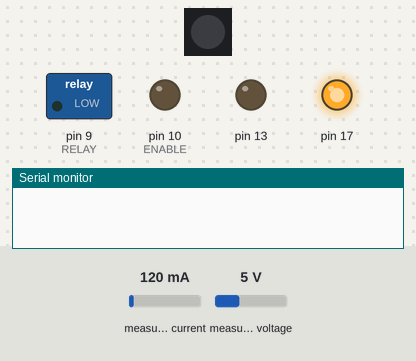
Bench run of a sketch on a simulated Arduino Leonardo, built with avr-gcc and run on an emulated ATmega32U4. Parts: 1 RGB LEDs in strip order, left to right, switched loads named in the sketch (green lamp = pin HIGH), output pins drawn as LEDs (lit = HIGH), the last lines printed to the serial monitor. Inputs (shaded band) come from the test bench; at power-on: measured current 120 mA, measured voltage 5 V. Pins used as bus, display or sensor lines are not drawn.

Above: at 0.1 s.
At 2.1 s:
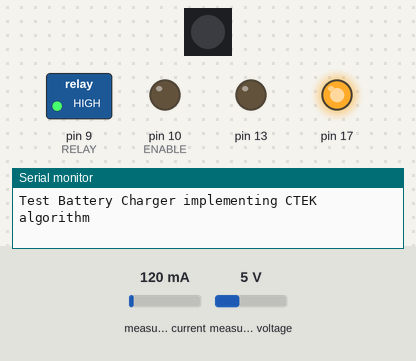
At 12.1 s:
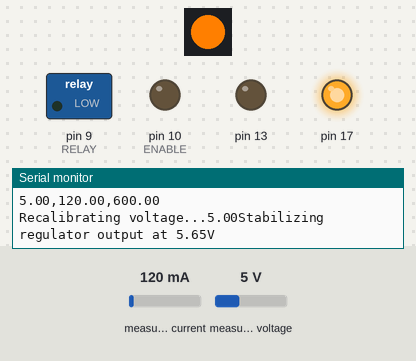
Timing chart, 0 to 40.0 s (numbered marks = the images above):
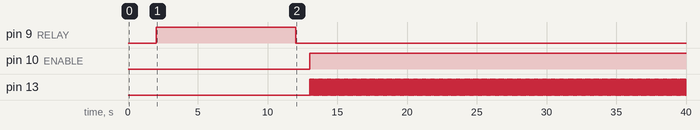

Measured:
- by itself, pin 9 (RELAY): HIGH → LOW at 12.0 s
- by itself, pin 10 (ENABLE): LOW → HIGH at 13.0 s

The sketch:

ConstantCurrent.ino
```cpp
/***************************************************************************
* Implementation of the CTEK charging algorithm
* with modifications and tweakables
*
* - Victor Liu 2023
* based on INA226_WE example sketch
***************************************************************************/

/**********************************************
 * Configuration settings
 *********************************************/
// Voltage stabilization settings
#define NOLOAD_HYST 0.05 // V, on each side
#define NOLOAD_UPD_INTERVAL 50 // ms
#define NOLOAD_DISCH_DELAY 1000

// Battery charge stage voltages
#define SOFT_V 12.6
#define BULK_V 15.0
#define FLOAT_V 13.6

// Charge stage end thresholds
#define BATDET_VTHR 100 // battery detect: analogRead unitss
#define NEXTSTAGE_ITHR 100 // not used
#define BULKEND_ITHR 500 // end bulk
#define ABSPEND_ITHR 300 // above the trickle current for a dead-ish battery
#define SOFTEND_VTHR 12.50

// Analyze stage parameters
#define ANALYZE_DELAY 180 // seconds
#define ANALYZE_VTHR 12.00 // volts

// Count of threshold successes to go to next stage
#define NEXTSTAGE_COUNTTHR 20

#define STATUS_PERIOD 3000 // Period with which to show the charger status

/**********************************************
 * End of configuration settings
 *********************************************/

#include <Wire.h>
#include <SPI.h>
#include <INA226_WE.h>
#include <Adafruit_NeoPixel.h>

#define PIXEL_PIN 8
Adafruit_NeoPixel pixels(1, PIXEL_PIN, NEO_GRB+NEO_KHZ800);

#define RELAY 9
#define DIGI_CS 4
#define ENABLE 10
#define BAT_DET A2
#define UPDATE_PERIOD 1000
#define N_SAMPLES 10

#define I2C_ADDRESS 0x40

/* There are several ways to create your INA226 object:
 * INA226_WE ina226 = INA226_WE(); -> uses I2C Address = 0x40 / Wire
 * INA226_WE ina226 = INA226_WE(I2C_ADDRESS);
 * INA226_WE ina226 = INA226_WE(&Wire); -> uses I2C_ADDRESS = 0x40, pass any Wire Object
 * INA226_WE ina226 = INA226_WE(&Wire, I2C_ADDRESS);
 */
INA226_WE ina226 = INA226_WE(I2C_ADDRESS);

void waitForINAClear() {
  for (int i = 0; i < 5; i++) {
    ina226.readAndClearFlags();
  }
}

byte setDigipot(byte pos)
{
    digitalWrite(DIGI_CS, LOW );
    SPI.transfer(0x00);          // The command for wiper set position
    SPI.transfer(pos);       // The write command expects a second byte which is the value for the wiper
    digitalWrite(DIGI_CS, HIGH);

    return getDigipot();
}

byte incDigipot()
{
    digitalWrite(DIGI_CS, LOW );
    SPI.transfer(0x04);          // The command for wiper up (00000100 = 0x04)
    digitalWrite(DIGI_CS, HIGH);

    return getDigipot();
}

byte decDigipot()
{
    digitalWrite(DIGI_CS, LOW );
    SPI.transfer(0x08);          // The command for wiper up (00001000 = 0x08)
    digitalWrite(DIGI_CS, HIGH);

    return getDigipot();
}

byte getDigipot()
{
    int res = 0;
    digitalWrite(DIGI_CS, LOW );
    res = SPI.transfer16(0x0C00);   // The command for requesting the wiper position. The second byte sent has no useful info but it request 2 bytes sent and responds with 2 bytes
    digitalWrite(DIGI_CS, HIGH);

    return res & 0xff;       // The wiper position is in the low order byte so & with 0xff to remove the extra info.
}
long long lastUpd;
long long lastMillis;
long long timeElapsed;
enum Stage {
  NoBatt,
  SoftStart,
  Bulk,
  Absorption,
  Analyze,
  Float,
  Error,
  Done
};
Stage currentState;

enum ErrorType {
  UnknownErr,
  TimeoutErr,
  BatteryErr
};

void statusColor(int r, int g, int b) {
  pixels.setPixelColor(0, pixels.Color(r, g, b));
  pixels.show();
}

#define showStatus statusColor

void setup() {
  Serial1.begin(57600);
  Serial.begin(9600);
  while(!Serial && !(analogRead(BAT_DET) > 100)); // wait until serial comes up on Arduino Leonardo or MKR WiFi 1010
  pixels.begin();
  pixels.clear();

  SPI.begin();
  pinMode(DIGI_CS, OUTPUT);
  pinMode(13, OUTPUT);
  Wire.begin();
  ina226.init();

  /* Set Number of measurements for shunt and bus voltage which shall be averaged
  * Mode *     * Number of samples *
  AVERAGE_1            1 (default)
  AVERAGE_4            4
  AVERAGE_16          16
  AVERAGE_64          64
  AVERAGE_128        128
  AVERAGE_256        256
  AVERAGE_512        512
  AVERAGE_1024      1024
  */
  //ina226.setAverage(AVERAGE_4); // choose mode and uncomment for change of default

  /* Set conversion time in microseconds
     One set of shunt and bus voltage conversion will take:
     number of samples to be averaged x conversion time x 2

     * Mode *         * conversion time *r
     CONV_TIME_140          140 µs
     CONV_TIME_204          204 µs
     CONV_TIME_332          332 µs
     CONV_TIME_588          588 µs
     CONV_TIME_1100         1.1 ms (default)
     CONV_TIME_2116       2.116 ms
     CONV_TIME_4156       4.156 ms
     CONV_TIME_8244       8.244 ms
  */
  //ina226.setConversionTime(CONV_TIME_1100); //choose conversion time and uncomment for change of default

  /* Set measure mode
  POWER_DOWN - INA226 switched off
  TRIGGERED  - measurement on demand
  CONTINUOUS  - continuous measurements (default)
  */
  //ina226.setMeasureMode(CONTINUOUS); // choose mode and uncomment for change of default

  /* Set Resistor and Current Range
     resistor is 5.0 mOhm
     current range is up to 10.0 A
     default was 100 mOhm and about 1.3 A
  */
  ina226.setResistorRange(0.01,10); // choose resistor 5 mOhm and gain range up to 10 A

  /* If the current values delivered by the INA226 differ by a constant factor
     from values obtained with calibrated equipment you can define a correction factor.
     Correction factor = current delivered from calibrated equipment / current delivered by INA226
  */
  // correct the error
  //ina226.setCorrectionFactor(0.25);
  delay(2000);
  Serial.println("Test Battery Charger implementing CTEK algorithm");
  pinMode(RELAY, OUTPUT); // output relay control
  digitalWrite(RELAY, HIGH); // close relay
  pinMode(ENABLE, OUTPUT); // regulator enable control
  digitalWrite(ENABLE, LOW); // disable regulator

  setDigipot(0);
  currentState = NoBatt;

  ina226.waitUntilConversionCompleted(); //if you comment this line the first data might be zero
  lastMillis = millis();
}

void stabilizeNoLoadV(float targetV) {
  showStatus(255, 127, 0);
  Serial.print("Stabilizing regulator output at "); Serial.print(targetV); Serial.println("V");
  digitalWrite(ENABLE, LOW);
  delay(NOLOAD_DISCH_DELAY);
  digitalWrite(ENABLE, HIGH);
  float currentV = 0;
  while (currentV-NOLOAD_HYST >= targetV || currentV+NOLOAD_HYST <= targetV) {
    digitalWrite(13, !digitalRead(13));
    if (targetV > currentV) {
      incDigipot();
    } else {
      decDigipot();
    }
    currentV = ina226.getBusVoltage_V();
    delay(NOLOAD_UPD_INTERVAL);
  }
  Serial.print("Digipot setpoint:"); Serial.println(getDigipot());
  digitalWrite(13, LOW);
}

void startSoft() {
  statusColor(0, 255, 0);
  Serial.print("Battery detected!");
  timeElapsed = 0;
  currentState = SoftStart;
  delay(2000);
  Serial.println("Starting soft charge...");
  digitalWrite(ENABLE, HIGH);
  stabilizeNoLoadV(SOFT_V);
  Serial.println("Voltage ready - switch on the output...");
  digitalWrite(RELAY, HIGH);
  showStatus(255, 255, 0);
  waitForINAClear();
}

void error(ErrorType type=UnknownErr) {
  statusColor(255, 0, 0);
  Serial.println("Error encountered - shut it down...");
  currentState = Error;
  digitalWrite(RELAY, LOW);
  digitalWrite(ENABLE, LOW);
  setDigipot(0);
}

void startBulk() {
  timeElapsed = 0;
  currentState = Bulk;
  Serial.println("Starting bulk charge...");
  digitalWrite(ENABLE, HIGH);
  digitalWrite(RELAY, LOW);
  stabilizeNoLoadV(BULK_V);
  Serial.println("Voltage ready - switch on the output...");
  digitalWrite(RELAY, HIGH);
  showStatus(127, 255, 0);
  waitForINAClear();
}

void startAbsorption() {
  timeElapsed = 0;
  currentState = Absorption;
  Serial.println("Starting constant voltage charge...");
  digitalWrite(ENABLE, HIGH);
  digitalWrite(RELAY, HIGH);
  waitForINAClear();
}

long long analyzeStart;
void startAnalyze() {
  timeElapsed = 0;
  currentState = Analyze;
  showStatus(255, 255, 0);
  Serial.println("Stopping charge and performing capacity hold test...");
  digitalWrite(RELAY, LOW);
  digitalWrite(ENABLE, LOW);

  analyzeStart = millis();
}

void startFloat() {
  timeElapsed = 0;
  currentState = Float;
  Serial.println("Starting float charge...");
  digitalWrite(RELAY, LOW);
  digitalWrite(ENABLE, HIGH);
  stabilizeNoLoadV(FLOAT_V);
  Serial.println("Voltage ready - switch on the output...");
  digitalWrite(RELAY, HIGH);
  delay(1000);
}

void stopCharging() {
  currentState = Done;
  showStatus(0, 0, 0);
  Serial.println("Charging complete! Disconnecting...");
  digitalWrite(RELAY, LOW);
  digitalWrite(ENABLE, LOW);
  Serial.println("All done!");
}

#define MAX_CUR_CONST 0.65
#define IMAX_PERIOD 10000
int lastStatus;
int lastIMax;
int advanceStageCount;
void loop() {

  ina226.readAndClearFlags();
  float shuntVoltage_mV = ina226.getShuntVoltage_mV();
  float busVoltage_V = ina226.getBusVoltage_V();
  float current_mA = ina226.getCurrent_mA();
  float power_mW = ina226.getBusPower();
  float loadVoltage_V  = busVoltage_V + (shuntVoltage_mV/1000);

  timeElapsed += (millis() - lastMillis);
  lastMillis = millis();
  if (millis() >= STATUS_PERIOD+lastStatus) {
    Serial.print(busVoltage_V);
    Serial.print(",");
    Serial.print(current_mA);
    Serial.print(",");
    Serial.println(power_mW);

    Serial1.print(busVoltage_V);
    Serial1.print(",");
    Serial1.print(current_mA);
    Serial1.print(",");
    Serial1.println(power_mW);
    lastStatus = millis();
  }

  if (millis() >= IMAX_PERIOD+lastIMax) {
    Serial.print("Recalibrating voltage...");
    // disable regulator
    digitalWrite(ENABLE, LOW);
    digitalWrite(RELAY, HIGH);
    // ina226.readAndClearFlags();

    delay(2000);
    ina226.readAndClearFlags();
    float bat_V = ina226.getBusVoltage_V();
    Serial.print(bat_V);
    digitalWrite(RELAY, LOW);
    digitalWrite(ENABLE, HIGH);
    stabilizeNoLoadV(bat_V+MAX_CUR_CONST);
    digitalWrite(RELAY, HIGH);
    delay(2000);
    ina226.readAndClearFlags();
    lastIMax = millis();
  }
}
```
